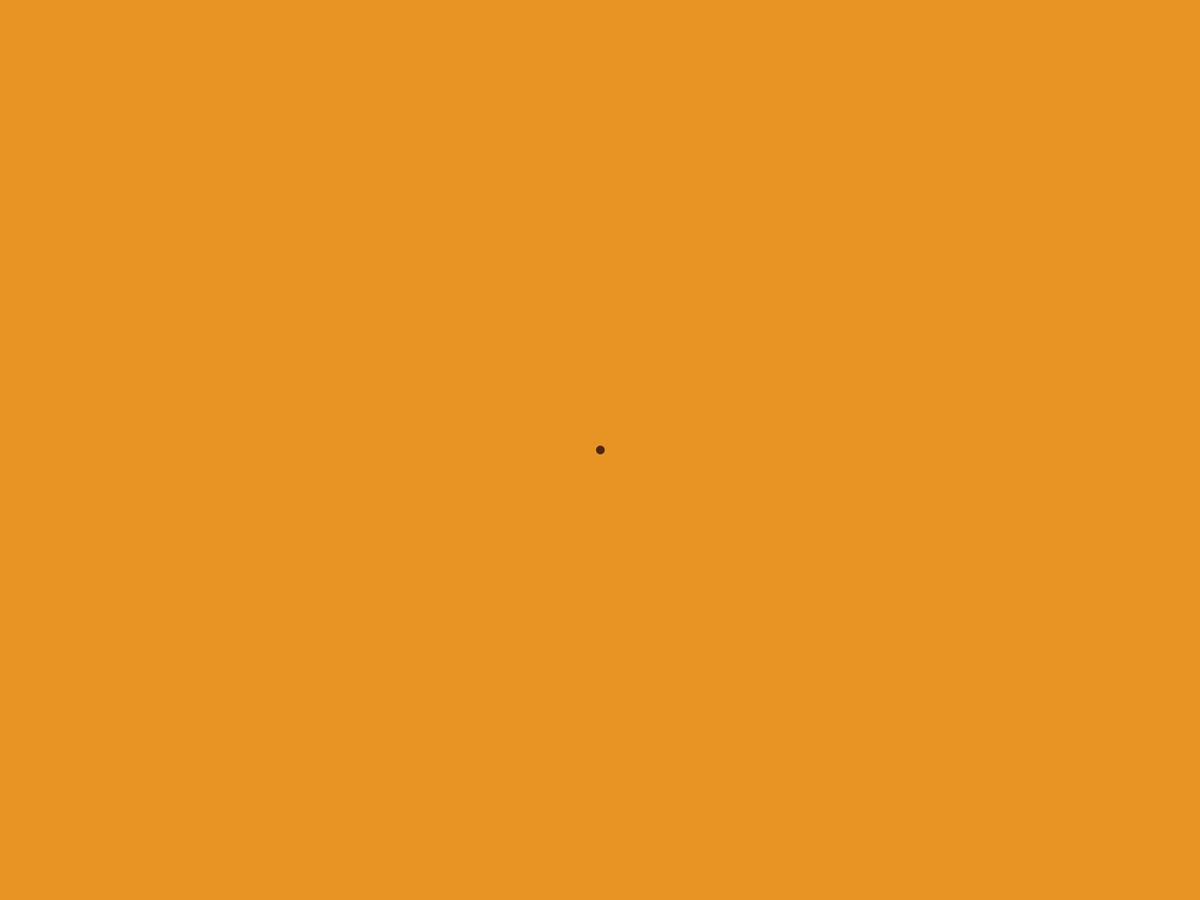
Frame 1 (no input)
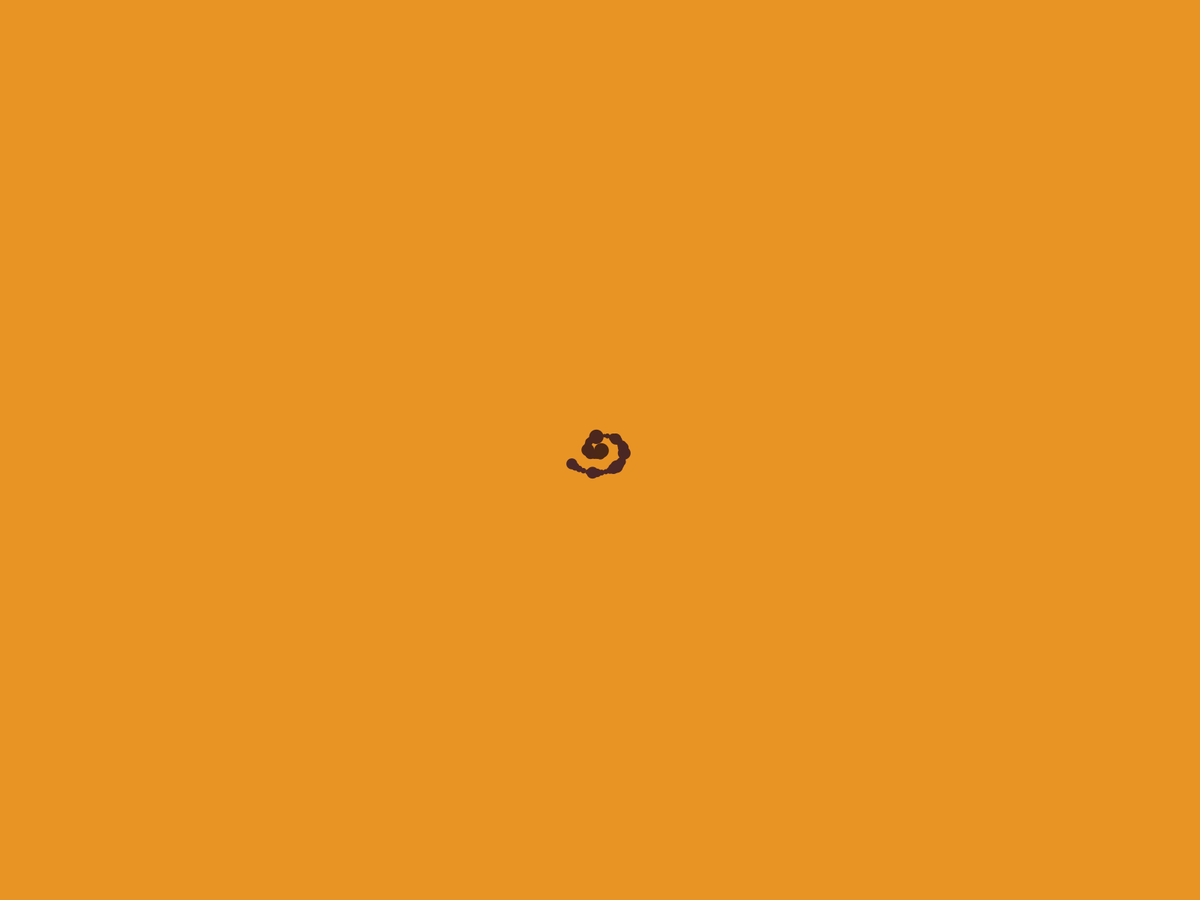
Frame 60 (the mouse pressed at the canvas centre just before this capture)
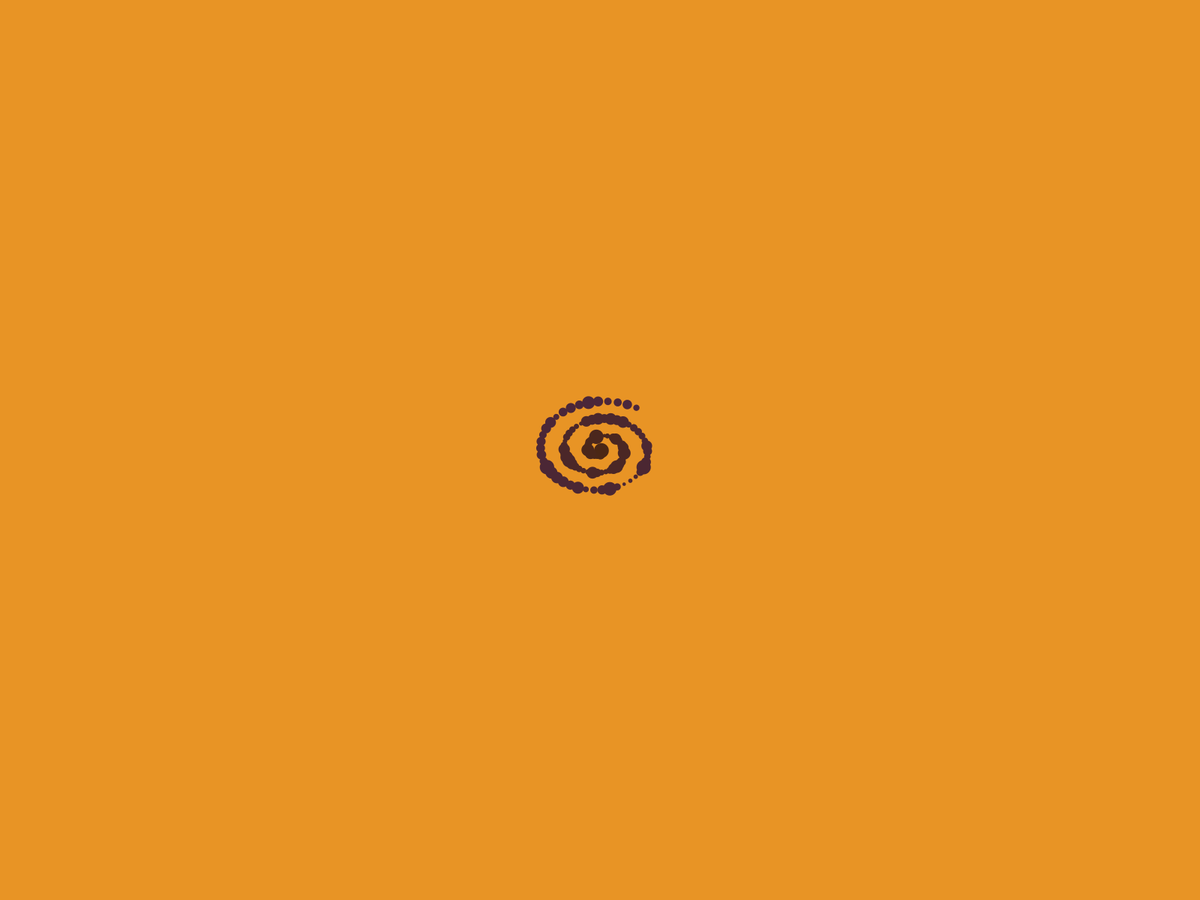
Frame 120 (the mouse held since frame 60 and released just before this capture)

The Processing sketch that drew these frames (run headless with seeded random() and noise(); from frame 60 on, the mouse is pressed at the canvas centre):

// Processing sketch: HomeWork_8
// ── HomeWork_8.pde
float colorRange;
float xRange;
float yRange;
int blue;
float size;
int colorChanging;
float theta;

void setup(){
  
  fullScreen();
  background(#E89425); 
  
  colorRange = 0;
  xRange = 0.5;
  yRange = 1.5;
  blue = 20;
  size = 25;
  colorChanging = 2;
  theta = 0;
  
}

void draw(){
  
  float x = xRange * cos(theta);
  float y = yRange * sin(theta);
  float noiseValueX = noise(xRange);
  float noiseValueY = noise(xRange);
  float colorNoiseValue = noise(colorRange);
  
  noStroke();
  fill(75,39,blue);
  ellipse(x + width/2, y + height/2, noiseValueX*size, noiseValueY*size);
  
  xRange += 0.75;
  yRange += 0.55;
  colorRange += 5;
  theta += 0.15;
  blue += colorNoiseValue*colorChanging;
}
